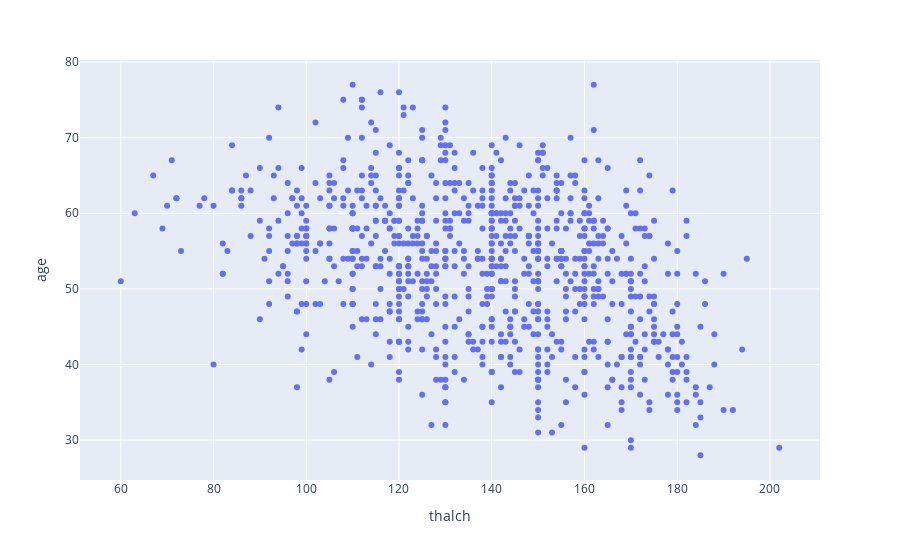

Here is the notebook cell this chart was saved with:
### Code cell
# make scatter plot between thalch and age column
px.scatter (df,x='thalch',y='age')

### Figure 1 — Plotly figure (JSON) as saved in the notebook; plotly's stock layout.template omitted (floating-point values rounded to 4 significant figures; data arrays with more than 128 entries replaced by an {"elided": "..."} marker saying what was removed)
{"data": [{"hovertemplate": "thalch=%{x}<br>age=%{y}<extra></extra>", "legendgroup": "", "marker": {"color": "#636efa", "symbol": "circle"}, "mode": "markers", "name": "", "orientation": "v", "showlegend": false, "type": "scatter", "x": {"elided": "918 int values"}, "xaxis": "x", "y": {"elided": "918 int values"}, "yaxis": "y"}], "layout": {"legend": {"tracegroupgap": 0}, "margin": {"t": 60}, "xaxis": {"anchor": "y", "domain": [0, 1], "title": {"text": "thalch"}}, "yaxis": {"anchor": "x", "domain": [0, 1], "title": {"text": "age"}}}}
